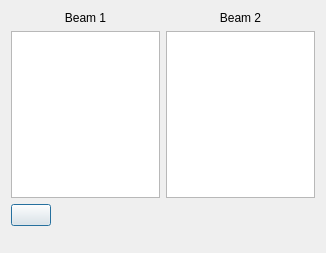
<?xml version="1.0" encoding="UTF-8"?>
<ui version="4.0">
 <class>Dialog</class>
 <widget class="QDialog" name="Dialog">
  <property name="geometry">
   <rect>
    <x>0</x>
    <y>0</y>
    <width>326</width>
    <height>253</height>
   </rect>
  </property>
  <property name="windowTitle">
   <string>Beam Point Selection</string>
  </property>
  <layout class="QVBoxLayout" name="verticalLayout">
   <item>
    <layout class="QGridLayout" name="gridLayout">
     <item row="0" column="0">
      <widget class="QLabel" name="label">
       <property name="text">
        <string>Beam 1</string>
       </property>
       <property name="alignment">
        <set>Qt::AlignCenter</set>
       </property>
      </widget>
     </item>
     <item row="0" column="1">
      <widget class="QLabel" name="label_2">
       <property name="text">
        <string>Beam 2</string>
       </property>
       <property name="alignment">
        <set>Qt::AlignCenter</set>
       </property>
      </widget>
     </item>
     <item row="1" column="0">
      <widget class="QListWidget" name="point_list1"/>
     </item>
     <item row="1" column="1">
      <widget class="QListWidget" name="point_list2"/>
     </item>
    </layout>
   </item>
   <item>
    <layout class="QHBoxLayout" name="horizontalLayout">
     <item>
      <widget class="QPushButton" name="refresh_button">
       <property name="text">
        <string/>
       </property>
       <property name="icon">
        <iconset resource="../../civiltools.qrc">
         <normaloff>:/civiltools/images/torsion.svg</normaloff>:/civiltools/images/torsion.svg</iconset>
       </property>
      </widget>
     </item>
     <item>
      <spacer name="horizontalSpacer">
       <property name="orientation">
        <enum>Qt::Horizontal</enum>
       </property>
       <property name="sizeHint" stdset="0">
        <size>
         <width>40</width>
         <height>20</height>
        </size>
       </property>
      </spacer>
     </item>
    </layout>
   </item>
   <item>
    <spacer name="verticalSpacer">
     <property name="orientation">
      <enum>Qt::Vertical</enum>
     </property>
     <property name="sizeHint" stdset="0">
      <size>
       <width>20</width>
       <height>40</height>
      </size>
     </property>
    </spacer>
   </item>
  </layout>
 </widget>
 <resources>
  <include location="../../civiltools.qrc"/>
 </resources>
 <connections/>
</ui>
